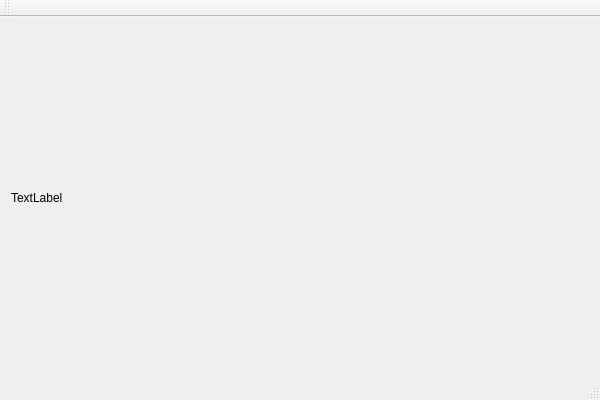
<?xml version="1.0" encoding="UTF-8"?>
<ui version="4.0">
 <class>FFmpegClass</class>
 <widget class="QMainWindow" name="FFmpegClass">
  <property name="geometry">
   <rect>
    <x>0</x>
    <y>0</y>
    <width>600</width>
    <height>400</height>
   </rect>
  </property>
  <property name="windowTitle">
   <string>FFmpeg</string>
  </property>
  <widget class="QWidget" name="centralWidget">
   <layout class="QGridLayout" name="gridLayout">
    <item row="0" column="0">
     <widget class="QLabel" name="label">
      <property name="text">
       <string>TextLabel</string>
      </property>
     </widget>
    </item>
   </layout>
  </widget>
  <widget class="QMenuBar" name="menuBar">
   <property name="geometry">
    <rect>
     <x>0</x>
     <y>0</y>
     <width>600</width>
     <height>26</height>
    </rect>
   </property>
  </widget>
  <widget class="QToolBar" name="mainToolBar">
   <attribute name="toolBarArea">
    <enum>TopToolBarArea</enum>
   </attribute>
   <attribute name="toolBarBreak">
    <bool>false</bool>
   </attribute>
  </widget>
  <widget class="QStatusBar" name="statusBar"/>
 </widget>
 <layoutdefault spacing="6" margin="11"/>
 <resources>
  <include location="FFmpeg.qrc"/>
 </resources>
 <connections/>
</ui>
